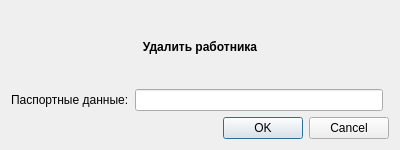
<?xml version="1.0" encoding="UTF-8"?>
<ui version="4.0">
 <class>DeleteWorkerDialog</class>
 <widget class="QDialog" name="DeleteWorkerDialog">
  <property name="geometry">
   <rect>
    <x>0</x>
    <y>0</y>
    <width>400</width>
    <height>150</height>
   </rect>
  </property>
  <property name="windowTitle">
   <string>Dialog</string>
  </property>
  <layout class="QGridLayout" name="gridLayout">
   <item row="3" column="0" colspan="3">
    <widget class="QDialogButtonBox" name="buttonBox">
     <property name="orientation">
      <enum>Qt::Horizontal</enum>
     </property>
     <property name="standardButtons">
      <set>QDialogButtonBox::Cancel|QDialogButtonBox::Ok</set>
     </property>
    </widget>
   </item>
   <item row="1" column="0">
    <widget class="QLabel" name="label_2">
     <property name="text">
      <string>Паспортные данные:</string>
     </property>
    </widget>
   </item>
   <item row="1" column="1">
    <widget class="QLineEdit" name="passportLineEdit"/>
   </item>
   <item row="0" column="0" colspan="3">
    <widget class="QLabel" name="label">
     <property name="font">
      <font>
       <weight>75</weight>
       <bold>true</bold>
      </font>
     </property>
     <property name="text">
      <string>Удалить работника</string>
     </property>
     <property name="alignment">
      <set>Qt::AlignCenter</set>
     </property>
    </widget>
   </item>
  </layout>
 </widget>
 <resources/>
 <connections>
  <connection>
   <sender>buttonBox</sender>
   <signal>accepted()</signal>
   <receiver>DeleteWorkerDialog</receiver>
   <slot>accept()</slot>
   <hints>
    <hint type="sourcelabel">
     <x>248</x>
     <y>254</y>
    </hint>
    <hint type="destinationlabel">
     <x>157</x>
     <y>274</y>
    </hint>
   </hints>
  </connection>
  <connection>
   <sender>buttonBox</sender>
   <signal>rejected()</signal>
   <receiver>DeleteWorkerDialog</receiver>
   <slot>reject()</slot>
   <hints>
    <hint type="sourcelabel">
     <x>316</x>
     <y>260</y>
    </hint>
    <hint type="destinationlabel">
     <x>286</x>
     <y>274</y>
    </hint>
   </hints>
  </connection>
 </connections>
</ui>
